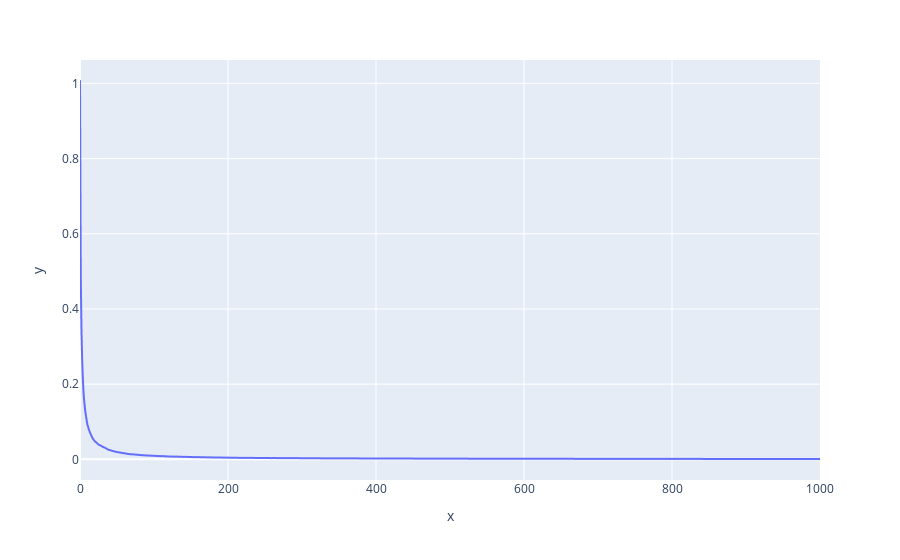

Source (notebook cell):
### Code cell
data_average = np.array([average(10, 1, 1000) for _ in range(1000)])
ex.line(x=range(1001), y=data_average.var(axis=0))

### Figure 1 — Plotly figure (JSON) as saved in the notebook; plotly's stock layout.template omitted (floating-point values rounded to 4 significant figures; data arrays with more than 128 entries replaced by an {"elided": "..."} marker saying what was removed)
{"data": [{"hovertemplate": "x=%{x}<br>y=%{y}<extra></extra>", "legendgroup": "", "line": {"color": "#636efa", "dash": "solid"}, "marker": {"symbol": "circle"}, "mode": "lines", "name": "", "showlegend": false, "type": "scattergl", "x": {"elided": "1001 int values"}, "xaxis": "x", "y": {"elided": "1001 float values"}, "yaxis": "y"}], "layout": {"autosize": true, "legend": {"tracegroupgap": 0}, "margin": {"t": 60}, "xaxis": {"anchor": "y", "autorange": true, "domain": [0, 1], "range": [0, 1000], "title": {"text": "x"}, "type": "linear"}, "yaxis": {"anchor": "x", "autorange": true, "domain": [0, 1], "range": [-0.05489, 1.062], "title": {"text": "y"}, "type": "linear"}}}
